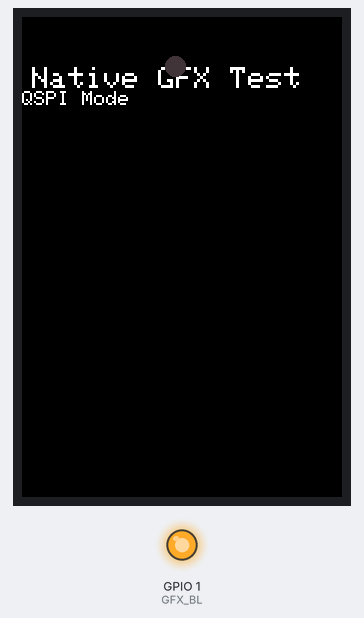
The sketch below on a simulated ESP32-S3. Parts: 320×480 colour display, output pins drawn as LEDs (lit = HIGH). Random numbers use the default seed unless the sketch sets one; what the sketch prints to the serial monitor is not drawn.

Above: at 3.94 s.
At 8.36 s:
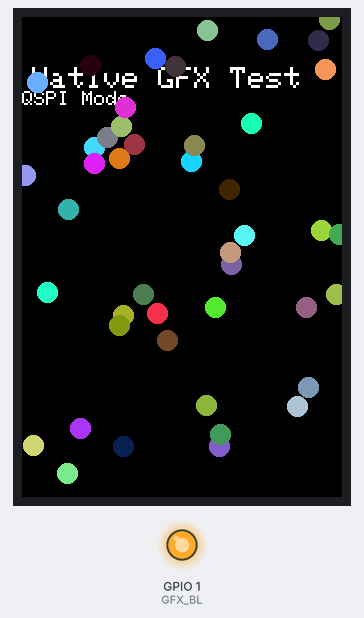
At 12.88 s:
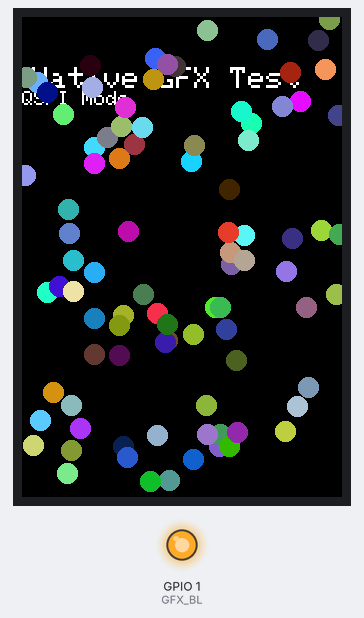
At 21.92 s:
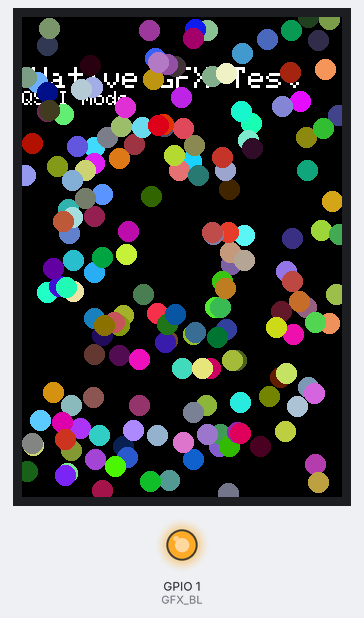
At 30.96 s:
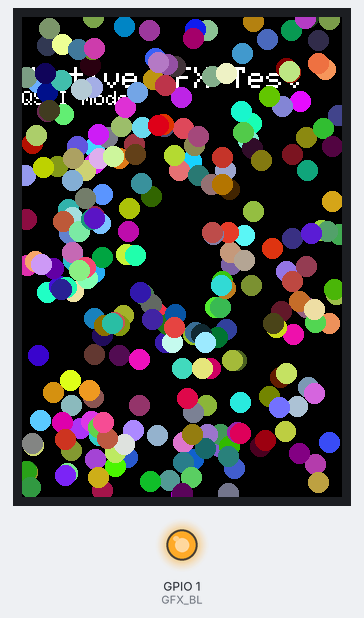
At 39.93 s:
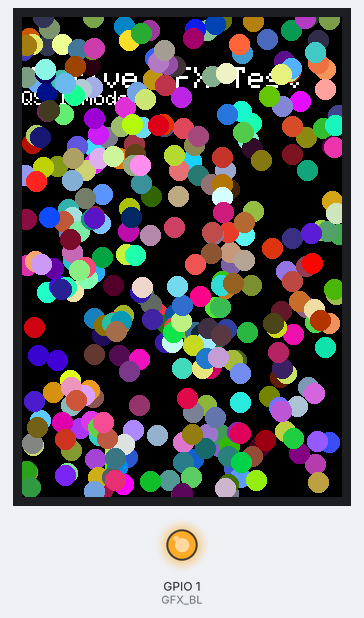

The sketch:

DisplayTest.ino
```cpp
/*
 * DisplayTest.ino
 *
 * Direct Arduino_GFX test for JC3248W535EN (ESP32-S3 + AXS15231B)
 *
 * Pins (QSPI):
 * CS: 45, SCK: 47, D0: 21, D1: 48, D2: 40, D3: 39
 * Backlight: 1
 *
 * IMPORTANT:
 * 1. Requires "Arduino_GFX" library by MoonOnOurNation.
 * 2. Board settings: OPI PSRAM, 16MB Flash.
 */

#include <Arduino_GFX_Library.h>

#define GFX_BL 1

Arduino_DataBus *bus =
    new Arduino_ESP32QSPI(45 /* CS */, 47 /* SCK */, 21 /* D0 */, 48 /* D1 */,
                          40 /* D2 */, 39 /* D3 */);

Arduino_GFX *gfx =
    new Arduino_AXS15231B(bus, GFX_NOT_DEFINED /* RST */, 0 /* rotation */,
                          false /* IPS */, 320 /* width */, 480 /* height */
    );

void setup() {
  Serial.begin(115200);
  delay(1000);
  Serial.println("Starting Native Display Test...");

  // Init Display
  if (!gfx->begin()) {
    Serial.println("gfx->begin() failed!");
  }

  pinMode(GFX_BL, OUTPUT);
  digitalWrite(GFX_BL, HIGH);

  gfx->fillScreen(BLACK);
  delay(500);

  Serial.println("Red...");
  gfx->fillScreen(RED);
  delay(500);

  Serial.println("Green...");
  gfx->fillScreen(GREEN);
  delay(500);

  Serial.println("Blue...");
  gfx->fillScreen(BLUE);
  delay(500);

  gfx->fillScreen(BLACK);
  gfx->setCursor(10, 50);
  gfx->setTextColor(WHITE);
  gfx->setTextSize(3);
  gfx->println("Native GFX Test");
  gfx->setTextSize(2);
  gfx->println("QSPI Mode");
}

void loop() {
  gfx->fillCircle(random(gfx->width()), random(gfx->height()), 10,
                  random(0xFFFF));
  delay(100);
}
```
